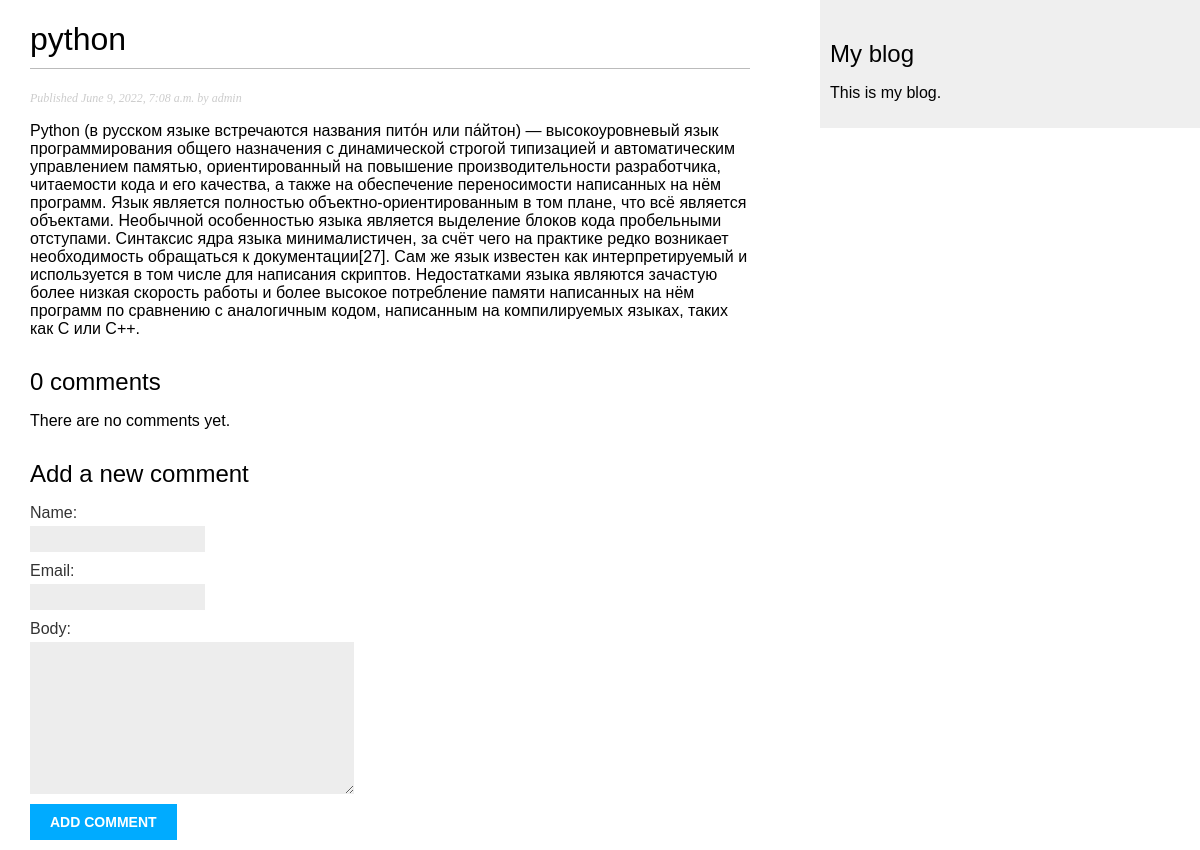
Page /blog/5/ on the earlier database version.
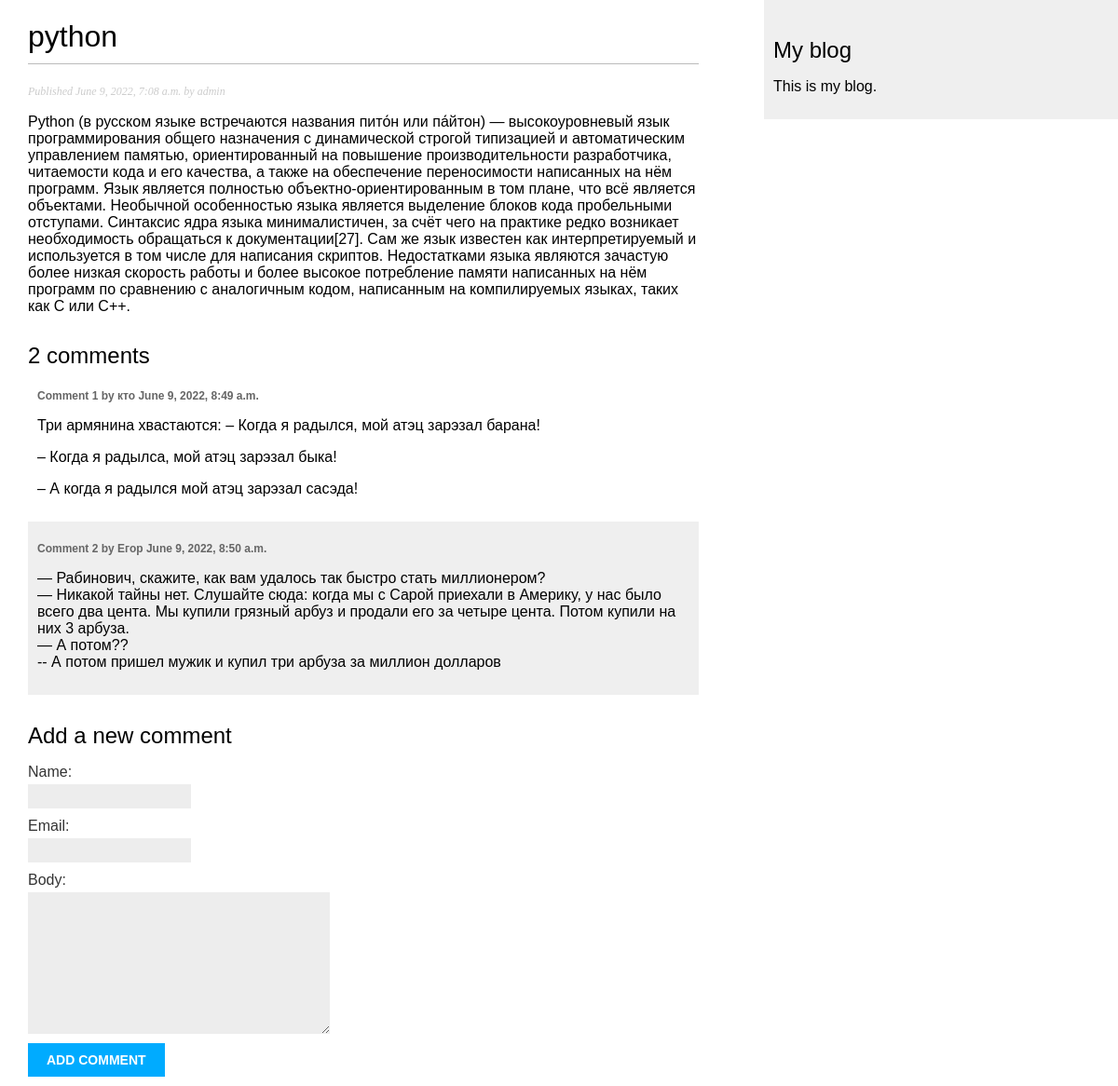
Same page on the later database version.
### blog/models.py (models this page shows, shortened)
class Post(models.Model):
    class Status(models.TextChoices):
        DRAFT = 'DF', 'Draft'
        PUBLISHED = 'PB', 'Published'
    title = models.CharField(max_length=250)
    slug = models.SlugField(max_length=250)
    author = models.ForeignKey(User,on_delete=models.CASCADE,related_name='blog_posts')
    body = models.TextField()
    publish = models.DateTimeField(default=timezone.now)
    created = models.DateTimeField(auto_now_add=True)
    updated = models.DateTimeField(auto_now=True)
    status = models.CharField(max_length=2,choices=Status.choices,default=Status.DRAFT)
    objects = models.Manager() # The default manager.
    published = PublishedManager() # Our custom manager.
    class Meta:
        ordering = ['-publish']
        indexes = [
            models.Index(fields=['-publish']),
        ]

class Comment(models.Model):
    post = models.ForeignKey(Post, on_delete=models.CASCADE, related_name='comments')
    name = models.CharField(max_length=80)
    email = models.EmailField()
    body = models.TextField()
    created = models.DateTimeField(auto_now_add=True)
    updated = models.DateTimeField(auto_now=True)
    active = models.BooleanField(default=True)
    class Meta:
        ordering = ['created']
        indexes = [
            models.Index(fields=['created']),
        ]

### blog/views.py (the view)
# urls.py: path('<int:id>/', views.post_detail, name='post_detail'),
def post_detail(request, id):
    post = get_object_or_404(Post, id=id, status=Post.Status.PUBLISHED)
    comments = post.comments.filter(active=True)
    form = CommentForm()
    return render(request, 'blog/post/detail.html', {'post': post, 'comments': comments,
'form': form})

### blog/forms.py
class CommentForm(forms.ModelForm):
	class Meta:
		model = Comment
		fields = ['name', 'email', 'body']

### blog/templates/blog/post/detail.html (shortened to what this page needs)
{% extends "blog/base.html" %}
{% block content %}
  <h1>{{ post.title }}</h1>
  <p class="date">
    Published {{ post.publish }} by {{ post.author }}
  </p>
  {{ post.body|linebreaks }}
  {% with comments.count as total_comments %}
 <h2>{{ total_comments }} comment{{ total_comments|pluralize }}</h2>
{% endwith %}
{% for comment in comments %}
 <div class="comment">
 <p class="info">
 Comment {{ forloop.counter }} by {{ comment.name }}
 {{ comment.created }}
 </p>
 {{ comment.body|linebreaks }}
 </div>
{% empty %}
 <p>There are no comments yet.</p>
{% endfor %}
<h2>Add a new comment</h2>
 <form action="{% url 'blog:post_comment' post.id %}" method="post">
 {{ form.as_p }}
 <p><input type="submit" value="Add comment"></p>
 </form>
{% endblock %}

### blog/templates/blog/base.html (shortened to what this page needs)
{% load static %}
<!DOCTYPE html>
<html>
<head>
 <link href="{% static "css/blog.css" %}" rel="stylesheet">
</head>
<body>
 <div id="content">
 {% block content %}{% endblock %}
 </div>
 <div id="sidebar">
 <h2>My blog</h2>
 <p>This is my blog.</p>
 </div>
</body>
</html>

### blog/static/css/blog.css (style rules this page uses)
body { margin:0; padding:0; font-family:helvetica, sans-serif; }
h1 { font-weight:normal; border-bottom:1px solid #bbb; padding:0 0 10px 0; }
h2 { font-weight:normal; margin:30px 0 0; }
#content { float:left; width:60%; padding:0 0 0 30px; }
#sidebar { float:right; width:30%; padding:10px; background:#efefef; height:100%; }
p.date { color:#ccc; font-family: georgia, serif; font-size: 12px; font-style: italic; }
label { float:left; clear:both; color:#333; margin-bottom:4px; }
input, textarea { clear:both; float:left; margin:0 0 10px; background:#ededed; border:0; padding:6px 10px; font-size:12px; }
input[type=submit] { font-weight:bold; background:#00abff; color:#fff; padding:10px 20px; font-size:14px; text-transform:uppercase; }
.comment { padding:10px; }
.comment:nth-child(even) { background:#efefef; }
.comment .info { font-weight:bold; font-size:12px; color:#666; }

Differences in the rows shown:
added Comment: name "кто", created "June 9, 2022, 8:49 a.m.", body "Три армянина хвастаются: – Когда я радылся, мой атэц зарэзал барана! – Когда я радылса, мой атэц зарэзал быка! – А когда я радылся мой атэц зарэзал сасэда!"
added Comment: name "Егор", created "June 9, 2022, 8:50 a.m.", body "— Рабинович, скажите, как вам удалось так быстро стать миллионером? — Никакой тайны нет. Слушайте сюда: когда мы с Сарой приехали в Америку, у нас было всего два цента. Мы купили грязный арбуз и продали его за четыре цента. Потом купили на них 3 арбуза. — А потом?? -- А потом пришел мужик и купил три арбуза за миллион долларов"
Other differences:
{{ total_comments }}: "0" → "2"
text no longer shown: "There are no comments yet."
